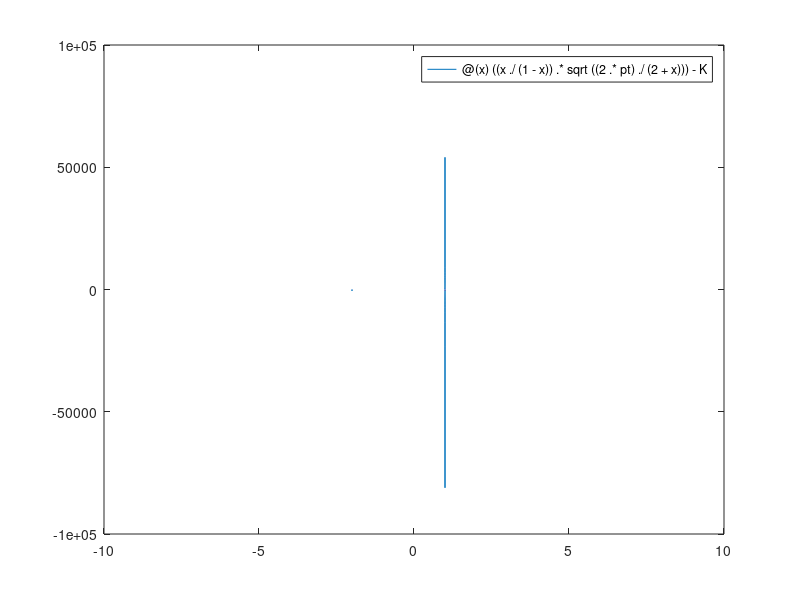

MATLAB code for this plot: (Note: this script raises an error after producing the figure.)
%% Solving mole fraction of water evaporated
pt=3;%variable values given
K=0.05;
% K=x/(1-x)*sqrt(2pt/2+x) initial function given
f=@(x) ((x./(1-x)).*sqrt((2.*pt)./(2+x)))-K; %new function to find x that satisfies
fplot(f,[-10,10]); % plot to help find root that works
refline(0,0);
j=fzero(f,0);
formatSpec="The mole fraction of water that dissipates into hydrogen gas and oxygen gas at 3atm at an equilibrium constant of 0.05 is %d";
str=sprintf(formatSpec,j);
disp(str)